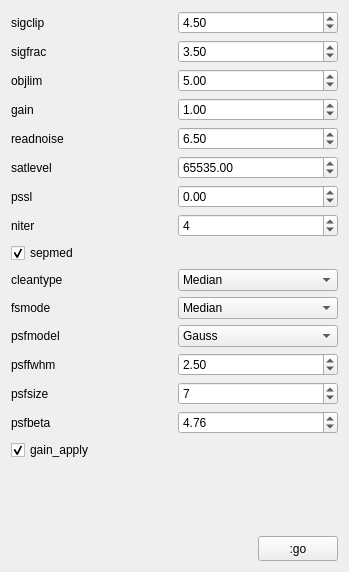
<?xml version="1.0" encoding="UTF-8"?>
<ui version="4.0">
 <class>FormCosmicCleaner</class>
 <widget class="QWidget" name="FormCosmicCleaner">
  <property name="geometry">
   <rect>
    <x>0</x>
    <y>0</y>
    <width>349</width>
    <height>572</height>
   </rect>
  </property>
  <property name="windowTitle">
   <string>Cosmic Cleaner</string>
  </property>
  <layout class="QGridLayout" name="gridLayout_3">
   <item row="0" column="0">
    <layout class="QGridLayout" name="gridLayout_2">
     <item row="0" column="0">
      <widget class="QLabel" name="label">
       <property name="text">
        <string>sigclip</string>
       </property>
      </widget>
     </item>
     <item row="0" column="1">
      <widget class="QDoubleSpinBox" name="doubleSpinSigclip">
       <property name="minimum">
        <double>-99999999999999.000000000000000</double>
       </property>
       <property name="maximum">
        <double>99999999999999.000000000000000</double>
       </property>
       <property name="value">
        <double>4.500000000000000</double>
       </property>
      </widget>
     </item>
     <item row="1" column="0">
      <widget class="QLabel" name="label_2">
       <property name="text">
        <string>sigfrac</string>
       </property>
      </widget>
     </item>
     <item row="1" column="1">
      <widget class="QDoubleSpinBox" name="doubleSpinSigfrac">
       <property name="minimum">
        <double>-99999999999.000000000000000</double>
       </property>
       <property name="maximum">
        <double>99999999999.000000000000000</double>
       </property>
       <property name="value">
        <double>3.500000000000000</double>
       </property>
      </widget>
     </item>
     <item row="2" column="0">
      <widget class="QLabel" name="label_3">
       <property name="text">
        <string>objlim</string>
       </property>
      </widget>
     </item>
     <item row="2" column="1">
      <widget class="QDoubleSpinBox" name="doubleSpinObjlim">
       <property name="minimum">
        <double>-9999999999999.000000000000000</double>
       </property>
       <property name="maximum">
        <double>9999999999999.000000000000000</double>
       </property>
       <property name="value">
        <double>5.000000000000000</double>
       </property>
      </widget>
     </item>
     <item row="3" column="0">
      <widget class="QLabel" name="label_4">
       <property name="text">
        <string>gain</string>
       </property>
      </widget>
     </item>
     <item row="3" column="1">
      <widget class="QDoubleSpinBox" name="doubleSpinGain">
       <property name="minimum">
        <double>-9999999999999.000000000000000</double>
       </property>
       <property name="maximum">
        <double>9999999999999.000000000000000</double>
       </property>
       <property name="value">
        <double>1.000000000000000</double>
       </property>
      </widget>
     </item>
     <item row="4" column="0">
      <widget class="QLabel" name="label_5">
       <property name="text">
        <string>readnoise</string>
       </property>
      </widget>
     </item>
     <item row="4" column="1">
      <widget class="QDoubleSpinBox" name="doubleSpinReadnoise">
       <property name="minimum">
        <double>-9999999999999.000000000000000</double>
       </property>
       <property name="maximum">
        <double>9999999999999.000000000000000</double>
       </property>
       <property name="value">
        <double>6.500000000000000</double>
       </property>
      </widget>
     </item>
     <item row="5" column="0">
      <widget class="QLabel" name="label_6">
       <property name="text">
        <string>satlevel</string>
       </property>
      </widget>
     </item>
     <item row="5" column="1">
      <widget class="QDoubleSpinBox" name="doubleSpinSatlevel">
       <property name="minimum">
        <double>-9999999999999.000000000000000</double>
       </property>
       <property name="maximum">
        <double>9999999999999.000000000000000</double>
       </property>
       <property name="value">
        <double>65535.000000000000000</double>
       </property>
      </widget>
     </item>
     <item row="6" column="0">
      <widget class="QLabel" name="label_7">
       <property name="text">
        <string>pssl</string>
       </property>
      </widget>
     </item>
     <item row="6" column="1">
      <widget class="QDoubleSpinBox" name="doubleSpinPssl">
       <property name="minimum">
        <double>-9999999999999.000000000000000</double>
       </property>
       <property name="maximum">
        <double>9999999999999.000000000000000</double>
       </property>
       <property name="value">
        <double>0.000000000000000</double>
       </property>
      </widget>
     </item>
     <item row="7" column="0">
      <widget class="QLabel" name="label_8">
       <property name="text">
        <string>niter</string>
       </property>
      </widget>
     </item>
     <item row="7" column="1">
      <widget class="QSpinBox" name="spinBoxNiter">
       <property name="maximum">
        <number>999999999</number>
       </property>
       <property name="value">
        <number>4</number>
       </property>
      </widget>
     </item>
     <item row="8" column="0" colspan="2">
      <widget class="QCheckBox" name="checkBoxSepmed">
       <property name="text">
        <string>sepmed</string>
       </property>
       <property name="checked">
        <bool>true</bool>
       </property>
      </widget>
     </item>
     <item row="9" column="0">
      <widget class="QLabel" name="label_9">
       <property name="text">
        <string>cleantype</string>
       </property>
      </widget>
     </item>
     <item row="9" column="1">
      <widget class="QComboBox" name="comboBoxCleantype">
       <item>
        <property name="text">
         <string>Median</string>
        </property>
       </item>
       <item>
        <property name="text">
         <string>MedMask</string>
        </property>
       </item>
       <item>
        <property name="text">
         <string>MeanMask</string>
        </property>
       </item>
       <item>
        <property name="text">
         <string>idw</string>
        </property>
       </item>
      </widget>
     </item>
     <item row="10" column="0">
      <widget class="QLabel" name="label_10">
       <property name="text">
        <string>fsmode</string>
       </property>
      </widget>
     </item>
     <item row="10" column="1">
      <widget class="QComboBox" name="comboBoxFsmode">
       <item>
        <property name="text">
         <string>Median</string>
        </property>
       </item>
       <item>
        <property name="text">
         <string>Convolve</string>
        </property>
       </item>
      </widget>
     </item>
     <item row="11" column="0">
      <widget class="QLabel" name="label_11">
       <property name="text">
        <string>psfmodel</string>
       </property>
      </widget>
     </item>
     <item row="11" column="1">
      <widget class="QComboBox" name="comboBoxPsfmodel">
       <item>
        <property name="text">
         <string>Gauss</string>
        </property>
       </item>
       <item>
        <property name="text">
         <string>Moffat</string>
        </property>
       </item>
       <item>
        <property name="text">
         <string>GaussX</string>
        </property>
       </item>
       <item>
        <property name="text">
         <string>GaussY</string>
        </property>
       </item>
      </widget>
     </item>
     <item row="12" column="0">
      <widget class="QLabel" name="label_12">
       <property name="text">
        <string>psffwhm</string>
       </property>
      </widget>
     </item>
     <item row="12" column="1">
      <widget class="QDoubleSpinBox" name="doubleSpinPsffwhm">
       <property name="minimum">
        <double>-9999999999999.000000000000000</double>
       </property>
       <property name="maximum">
        <double>9999999999999.000000000000000</double>
       </property>
       <property name="value">
        <double>2.500000000000000</double>
       </property>
      </widget>
     </item>
     <item row="13" column="0">
      <widget class="QLabel" name="label_13">
       <property name="text">
        <string>psfsize</string>
       </property>
      </widget>
     </item>
     <item row="13" column="1">
      <widget class="QSpinBox" name="spinBoxPsfsize">
       <property name="maximum">
        <number>999999999</number>
       </property>
       <property name="value">
        <number>7</number>
       </property>
      </widget>
     </item>
     <item row="14" column="0">
      <widget class="QLabel" name="label_14">
       <property name="text">
        <string>psfbeta</string>
       </property>
      </widget>
     </item>
     <item row="14" column="1">
      <widget class="QDoubleSpinBox" name="doubleSpinPsfbeta">
       <property name="minimum">
        <double>-9999999999999.000000000000000</double>
       </property>
       <property name="maximum">
        <double>9999999999999.000000000000000</double>
       </property>
       <property name="value">
        <double>4.760000000000000</double>
       </property>
      </widget>
     </item>
     <item row="15" column="0" colspan="2">
      <widget class="QCheckBox" name="checkBoxGain_apply">
       <property name="text">
        <string>gain_apply</string>
       </property>
       <property name="checked">
        <bool>true</bool>
       </property>
      </widget>
     </item>
    </layout>
   </item>
   <item row="1" column="0">
    <spacer name="verticalSpacer">
     <property name="orientation">
      <enum>Qt::Vertical</enum>
     </property>
     <property name="sizeHint" stdset="0">
      <size>
       <width>20</width>
       <height>2</height>
      </size>
     </property>
    </spacer>
   </item>
   <item row="2" column="0">
    <layout class="QGridLayout" name="gridLayout">
     <item row="0" column="0">
      <spacer name="horizontalSpacer">
       <property name="orientation">
        <enum>Qt::Horizontal</enum>
       </property>
       <property name="sizeHint" stdset="0">
        <size>
         <width>333</width>
         <height>20</height>
        </size>
       </property>
      </spacer>
     </item>
     <item row="0" column="1">
      <widget class="QPushButton" name="pushButtonGO">
       <property name="minimumSize">
        <size>
         <width>80</width>
         <height>25</height>
        </size>
       </property>
       <property name="maximumSize">
        <size>
         <width>80</width>
         <height>25</height>
        </size>
       </property>
       <property name="text">
        <string>:go</string>
       </property>
      </widget>
     </item>
    </layout>
   </item>
  </layout>
 </widget>
 <resources/>
 <connections/>
</ui>
